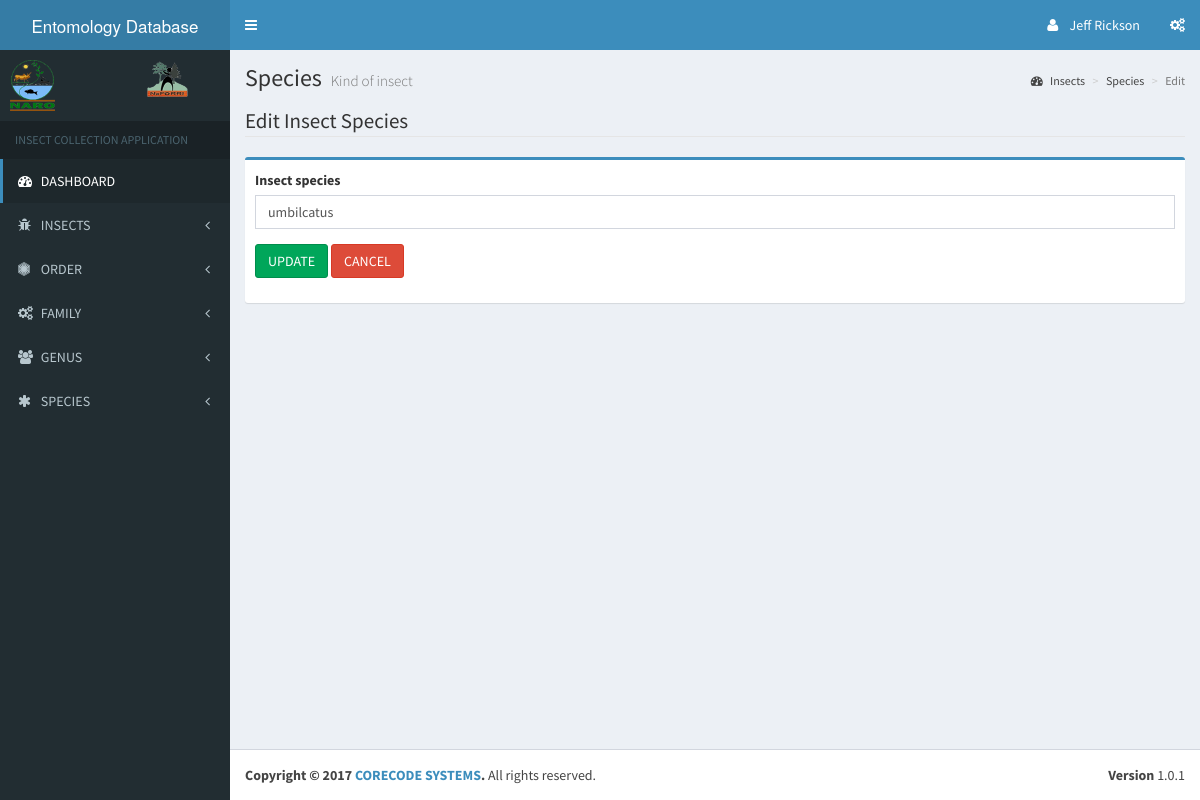
Before: /admin/edit_species.php?id=1 (signed in) with the older database file.
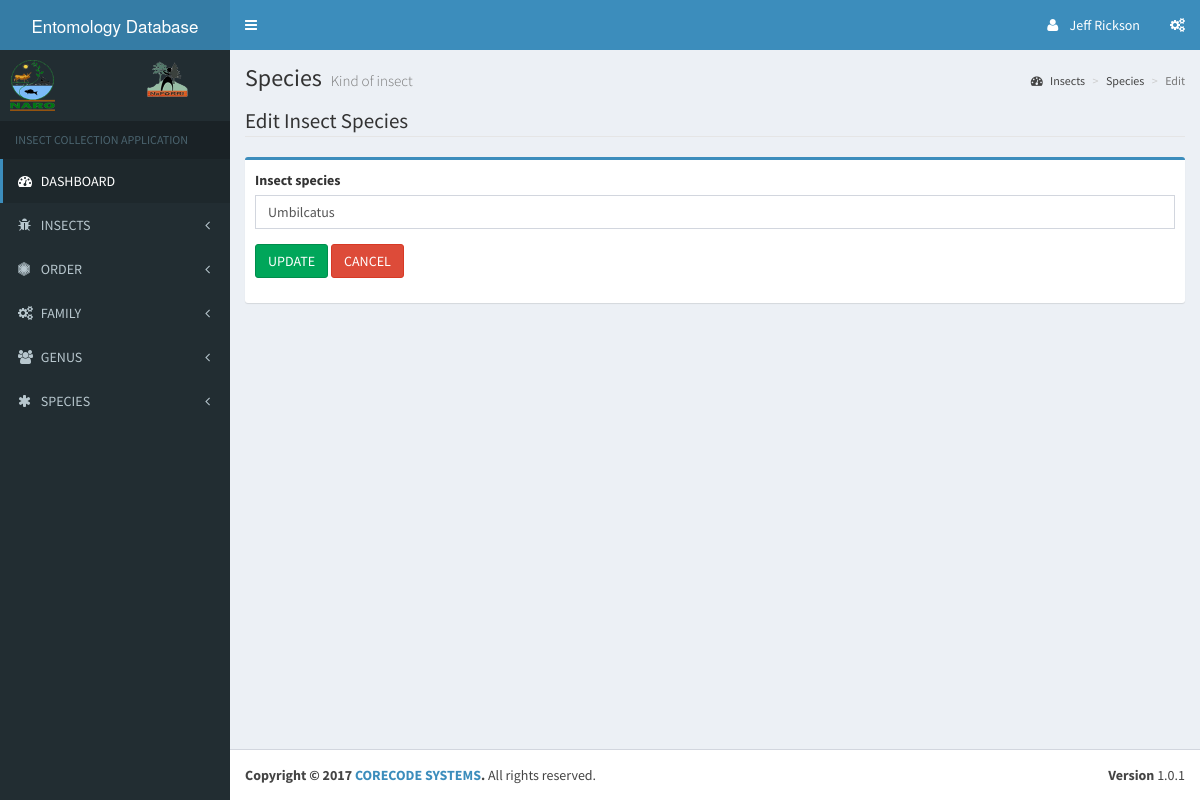
After: the same page with the newer database file.
### tables this page shows
CREATE TABLE `species` (
  `species_Id` int(11) NOT NULL,
  `species_name` varchar(50) NOT NULL
);

### libs/database.php (called while the page is built, shortened)
<?php
    class database {
        public $host    = DB_HOST;
        public $user    = DB_USER;
        public $pass    = DB_PASS;
        public $db_name = DB_NAME;
        public $conn;
        public function connect() {
            $this->conn = new mysqli($this->host, $this->user, $this->pass, $this->db_name);
        }
        public function select_one($query) {
            $result = $this->conn->query($query);
            if($result->num_rows > 0) {
                return $result->fetch_object();
            }else {
                return false;
            }
        }
    }
?>

### admin/edit_species.php (the view, shortened to what this page needs)
<?php
require_once '../libs/database.php';
$db = new database();
if(isset($_GET['id'])) {
    $id = $_GET['id'];
}
$species_record = $db->select_one("SELECT species_name FROM species WHERE species_Id = {$id} LIMIT 1");
?>
<?php include 'includes/header.php'; ?>
<?php include 'includes/sidebar_nav.php'; ?>
<div class="content-wrapper">
    <section class="content-header">
        <h1>
            Species
            <small>Kind of insect</small>
        </h1>
        <ol class="breadcrumb">
            <li><a href="dashboard.php"><i class="fa fa-dashboard"></i> Insects</a></li>
            <li><a href="species_list.php">Species</a></li>
            <li class="active">Edit</li>
        </ol>
    </section>
    <section class="content">
        <div class='row'>
            <div class='col-md-12'>
                <fieldset>
                    <legend>Edit Insect Species</legend>
                    <form action='' method='post' role='form'>
                        <div class='box box-primary'>
                            <div class='box-body'>
                                <div class='form-group'>
                                    <label class='control-label' for='species'>Insect species</label>
                                    <input type='text' class='form-control' id='species' name='species' value="<?php echo $species_record->species_name; ?>">
                                </div>
                                <div class='form-group'>
                                    <input type='submit' name='update' class='btn btn-success' value='UPDATE'>
                                    <input type='reset' name='cancel' class='btn btn-danger' value='CANCEL'>
                                </div>
                            </div>
                        </div>
                    </form>
                </fieldset>
            </div>
        </div>
    </section>
</div>
<?php include 'includes/footer.php'; ?>

Changed rows visible on the page:
changed species: species "umbilcatus" → "Umbilcatus"
